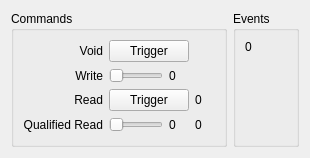
<?xml version="1.0" encoding="UTF-8"?>
<ui version="4.0">
 <class>clientQtWidget</class>
 <widget class="QWidget" name="clientQtWidget">
  <property name="geometry">
   <rect>
    <x>0</x>
    <y>0</y>
    <width>308</width>
    <height>158</height>
   </rect>
  </property>
  <layout class="QHBoxLayout" name="horizontalLayout" stretch="3,1">
   <item>
    <widget class="QGroupBox" name="CommandsGroupBox">
     <property name="title">
      <string>Commands</string>
     </property>
     <layout class="QGridLayout" name="gridLayout_2" columnstretch="0,1,0,1">
      <item row="0" column="1" colspan="2">
       <widget class="QPushButton" name="VoidButton">
        <property name="text">
         <string>Trigger</string>
        </property>
       </widget>
      </item>
      <item row="1" column="0">
       <widget class="QLabel" name="WriteLabel">
        <property name="text">
         <string>Write</string>
        </property>
        <property name="alignment">
         <set>Qt::AlignRight|Qt::AlignTrailing|Qt::AlignVCenter</set>
        </property>
       </widget>
      </item>
      <item row="2" column="0">
       <widget class="QLabel" name="ReadLabel">
        <property name="text">
         <string>Read</string>
        </property>
        <property name="alignment">
         <set>Qt::AlignRight|Qt::AlignTrailing|Qt::AlignVCenter</set>
        </property>
       </widget>
      </item>
      <item row="2" column="1" colspan="2">
       <widget class="QPushButton" name="ReadButton">
        <property name="text">
         <string>Trigger</string>
        </property>
       </widget>
      </item>
      <item row="3" column="0">
       <widget class="QLabel" name="QualifiedReadLabel">
        <property name="text">
         <string>Qualified Read</string>
        </property>
        <property name="alignment">
         <set>Qt::AlignRight|Qt::AlignTrailing|Qt::AlignVCenter</set>
        </property>
       </widget>
      </item>
      <item row="0" column="0">
       <widget class="QLabel" name="VoidLabel">
        <property name="text">
         <string>Void</string>
        </property>
        <property name="alignment">
         <set>Qt::AlignRight|Qt::AlignTrailing|Qt::AlignVCenter</set>
        </property>
       </widget>
      </item>
      <item row="1" column="2">
       <widget class="QLabel" name="WriteValue">
        <property name="minimumSize">
         <size>
          <width>20</width>
          <height>0</height>
         </size>
        </property>
        <property name="text">
         <string>0</string>
        </property>
       </widget>
      </item>
      <item row="1" column="1">
       <widget class="QSlider" name="WriteSlider">
        <property name="orientation">
         <enum>Qt::Horizontal</enum>
        </property>
       </widget>
      </item>
      <item row="3" column="1">
       <widget class="QSlider" name="QualifiedReadSlider">
        <property name="orientation">
         <enum>Qt::Horizontal</enum>
        </property>
       </widget>
      </item>
      <item row="3" column="2">
       <widget class="QLabel" name="QualifiedReadQualifierValue">
        <property name="minimumSize">
         <size>
          <width>20</width>
          <height>0</height>
         </size>
        </property>
        <property name="text">
         <string>0</string>
        </property>
       </widget>
      </item>
      <item row="2" column="3">
       <widget class="QLabel" name="ReadValue">
        <property name="minimumSize">
         <size>
          <width>20</width>
          <height>0</height>
         </size>
        </property>
        <property name="text">
         <string>0</string>
        </property>
       </widget>
      </item>
      <item row="3" column="3">
       <widget class="QLabel" name="QualifiedReadReadValue">
        <property name="minimumSize">
         <size>
          <width>20</width>
          <height>0</height>
         </size>
        </property>
        <property name="text">
         <string>0</string>
        </property>
       </widget>
      </item>
     </layout>
    </widget>
   </item>
   <item>
    <widget class="QGroupBox" name="EventsGroupBox">
     <property name="title">
      <string>Events</string>
     </property>
     <layout class="QGridLayout" name="gridLayout_3">
      <item row="1" column="0">
       <spacer name="verticalSpacer">
        <property name="orientation">
         <enum>Qt::Vertical</enum>
        </property>
        <property name="sizeHint" stdset="0">
         <size>
          <width>20</width>
          <height>40</height>
         </size>
        </property>
       </spacer>
      </item>
      <item row="0" column="0">
       <widget class="QLabel" name="EventValue">
        <property name="minimumSize">
         <size>
          <width>20</width>
          <height>0</height>
         </size>
        </property>
        <property name="text">
         <string>0</string>
        </property>
       </widget>
      </item>
     </layout>
    </widget>
   </item>
  </layout>
 </widget>
 <resources/>
 
</ui>
